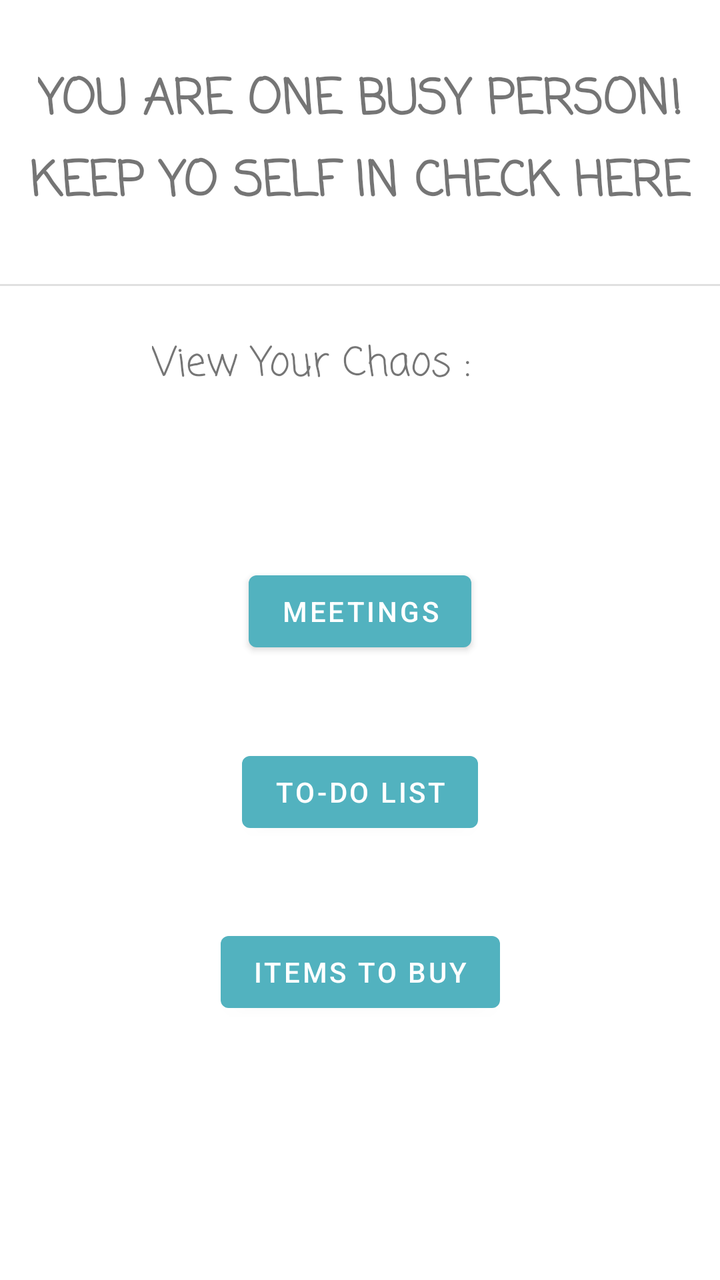
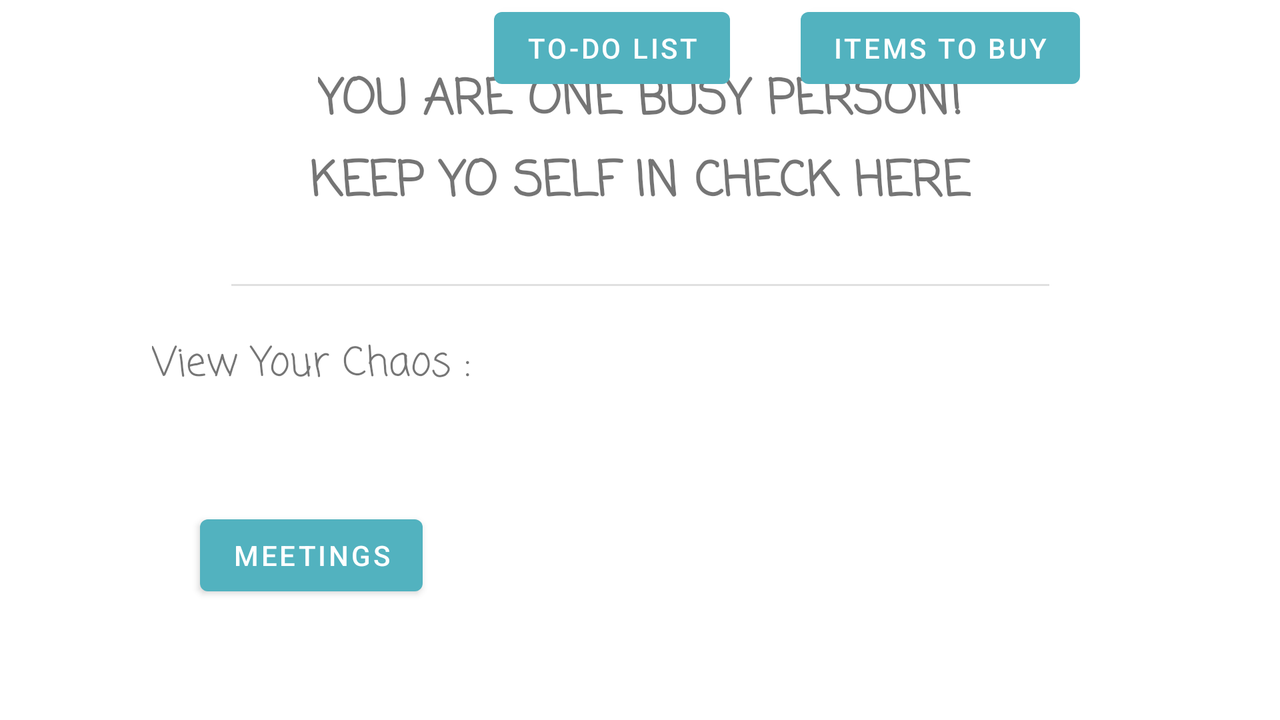

First picture: res/layout/ on a phone held upright. Second picture: the repository's own variant of that layout, on a device whose configuration matches the variant's folder. Source for both follows.
<!-- AndroidManifest.xml: application theme Theme.TestFinal -->
<!-- res/layout/activity_main.xml -->
<?xml version="1.0" encoding="utf-8"?>
<androidx.constraintlayout.widget.ConstraintLayout xmlns:android="http://schemas.android.com/apk/res/android"
    xmlns:app="http://schemas.android.com/apk/res-auto"
    xmlns:tools="http://schemas.android.com/tools"
    android:layout_width="match_parent"
    android:layout_height="match_parent"
    tools:context=".MainActivity"
    tools:ignore="OnClick">

    <TextView
        android:id="@+id/textView"
        android:layout_width="wrap_content"
        android:layout_height="wrap_content"
        android:layout_marginTop="32dp"
        android:fontFamily="casual"
        android:text="@string/Welcome"
        android:textAlignment="center"
        android:textAllCaps="true"
        android:textSize="24sp"
        android:textStyle="bold"
        android:typeface="monospace"
        app:layout_constraintLeft_toLeftOf="parent"
        app:layout_constraintRight_toRightOf="parent"
        app:layout_constraintTop_toTopOf="parent" />

    <TextView
        android:id="@+id/textView2"
        android:layout_width="wrap_content"
        android:layout_height="wrap_content"
        android:layout_marginTop="4dp"
        android:fontFamily="casual"
        android:text="@string/Welcome2"
        android:textAlignment="center"
        android:textAllCaps="true"
        android:textSize="24sp"
        android:textStyle="bold"
        android:typeface="monospace"
        app:layout_constraintLeft_toLeftOf="parent"
        app:layout_constraintRight_toRightOf="parent"
        app:layout_constraintTop_toBottomOf="@+id/textView" />

    <Button
        android:id="@+id/Meeting"
        android:layout_width="wrap_content"
        android:layout_height="wrap_content"
        android:layout_marginTop="84dp"
        android:text="Meetings"
        android:onClick="launchCreateMeeting"
        app:layout_constraintEnd_toEndOf="parent"
        app:layout_constraintStart_toStartOf="parent"
        app:layout_constraintTop_toBottomOf="@+id/textView3" />

    <Button
        android:id="@+id/Notes"
        android:layout_width="wrap_content"
        android:layout_height="wrap_content"
        android:text="To-Do List"
        app:layout_constraintBottom_toTopOf="@+id/ShoppingList"
        app:layout_constraintEnd_toEndOf="parent"
        app:layout_constraintStart_toStartOf="parent"
        app:layout_constraintTop_toBottomOf="@+id/Meeting" />

    <Button
        android:id="@+id/ShoppingList"
        android:layout_width="wrap_content"
        android:layout_height="0dp"
        android:layout_marginBottom="130dp"
        android:text="Items To Buy"
        app:layout_constraintBottom_toBottomOf="parent"
        app:layout_constraintEnd_toEndOf="parent"
        app:layout_constraintStart_toStartOf="parent" />

    <TextView
        android:id="@+id/textView3"
        android:layout_width="wrap_content"
        android:layout_height="wrap_content"
        android:layout_marginStart="76dp"
        android:layout_marginTop="24dp"
        android:fontFamily="casual"
        android:text="View Your Chaos : "
        android:textSize="20sp"
        app:layout_constraintStart_toStartOf="parent"
        app:layout_constraintTop_toBottomOf="@+id/divider" />

    <View
        android:id="@+id/divider"
        android:layout_width="409dp"
        android:layout_height="1dp"
        android:layout_marginTop="32dp"
        android:background="?android:attr/listDivider"
        app:layout_constraintEnd_toEndOf="parent"
        app:layout_constraintStart_toStartOf="parent"
        app:layout_constraintTop_toBottomOf="@+id/textView2" />
</androidx.constraintlayout.widget.ConstraintLayout>
<!-- resources referenced by this layout -->
<resources>
  <string name="Welcome">You are one busy person!</string>
  <string name="Welcome2">Keep Yo Self In Check here</string>
  <style name="Theme.TestFinal" parent="Theme.MaterialComponents.DayNight.DarkActionBar">
          
          <item name="colorPrimary">@color/sapphire</item>
          <item name="colorPrimaryVariant">@color/purple_700</item>
          <item name="colorOnPrimary">@color/white</item>
          
          <item name="colorSecondary">@color/teal_200</item>
          <item name="colorSecondaryVariant">@color/teal_700</item>
          <item name="colorOnSecondary">@color/black</item>
          
          <item name="android:statusBarColor" tools:targetApi="l">?attr/colorPrimaryVariant</item>
          
      </style>
  <color name="sapphire">#52B2BF</color>
  <color name="purple_700">#FF3700B3</color>
  <color name="white">#FFFFFFFF</color>
  <color name="teal_200">#FF03DAC5</color>
  <color name="teal_700">#FF018786</color>
  <color name="black">#FF000000</color>
</resources>
<!-- res/layout-land/activity_main.xml (the repository's variant of the layout above) -->
<!-- drawn on the phone turned sideways -->
<?xml version="1.0" encoding="utf-8"?>
<androidx.constraintlayout.widget.ConstraintLayout xmlns:android="http://schemas.android.com/apk/res/android"
    xmlns:app="http://schemas.android.com/apk/res-auto"
    xmlns:tools="http://schemas.android.com/tools"
    android:layout_width="match_parent"
    android:layout_height="match_parent"
    tools:context=".MainActivity">

    <TextView
        android:id="@+id/textView"
        android:layout_width="wrap_content"
        android:layout_height="wrap_content"
        android:layout_marginTop="32dp"
        android:fontFamily="casual"
        android:text="@string/Welcome"
        android:textAlignment="center"
        android:textAllCaps="true"
        android:textSize="24sp"
        android:textStyle="bold"
        android:typeface="monospace"
        app:layout_constraintLeft_toLeftOf="parent"
        app:layout_constraintRight_toRightOf="parent"
        app:layout_constraintTop_toTopOf="parent" />

    <TextView
        android:id="@+id/textView2"
        android:layout_width="wrap_content"
        android:layout_height="wrap_content"
        android:layout_marginTop="4dp"
        android:fontFamily="casual"
        android:text="@string/Welcome2"
        android:textAlignment="center"
        android:textAllCaps="true"
        android:textSize="24sp"
        android:textStyle="bold"
        android:typeface="monospace"
        app:layout_constraintLeft_toLeftOf="parent"
        app:layout_constraintRight_toRightOf="parent"
        app:layout_constraintTop_toBottomOf="@+id/textView" />

    <Button
        android:id="@+id/Meeting"
        android:layout_width="wrap_content"
        android:layout_height="wrap_content"
        android:layout_marginStart="100dp"
        android:layout_marginTop="56dp"
        android:text="@string/meetings"
        app:layout_constraintStart_toStartOf="parent"
        app:layout_constraintTop_toBottomOf="@+id/textView3" />

    <Button
        android:id="@+id/Notes"
        android:layout_width="wrap_content"
        android:layout_height="wrap_content"
        android:text="@string/to_do_list"
        app:layout_constraintEnd_toStartOf="@+id/ShoppingList"
        app:layout_constraintStart_toEndOf="@+id/Meeting"
        tools:layout_editor_absoluteY="253dp" />

    <Button
        android:id="@+id/ShoppingList"
        android:layout_width="wrap_content"
        android:layout_height="0dp"
        android:layout_marginEnd="100dp"
        android:text="@string/items_to_buy"
        app:layout_constraintEnd_toEndOf="parent"
        tools:layout_editor_absoluteY="253dp" />

    <TextView
        android:id="@+id/textView3"
        android:layout_width="wrap_content"
        android:layout_height="wrap_content"
        android:layout_marginStart="76dp"
        android:layout_marginTop="24dp"
        android:fontFamily="casual"
        android:text="@string/view_your_chaos"
        android:textSize="20sp"
        app:layout_constraintStart_toStartOf="parent"
        app:layout_constraintTop_toBottomOf="@+id/divider" />

    <View
        android:id="@+id/divider"
        android:layout_width="409dp"
        android:layout_height="1dp"
        android:layout_marginTop="32dp"
        android:background="?android:attr/listDivider"
        app:layout_constraintEnd_toEndOf="parent"
        app:layout_constraintStart_toStartOf="parent"
        app:layout_constraintTop_toBottomOf="@+id/textView2" />
</androidx.constraintlayout.widget.ConstraintLayout>
<!-- resources referenced by the variant -->
<!-- as the phone turned sideways resolves them -->
<resources>
  <string name="Welcome">You are one busy person!</string>
  <string name="Welcome2">Keep Yo Self In Check here</string>
  <string name="items_to_buy">Items To Buy</string>
  <string name="meetings">Meetings</string>
  <string name="to_do_list">To-Do List</string>
  <string name="view_your_chaos">View Your Chaos :</string>
  <style name="Theme.TestFinal" parent="Theme.MaterialComponents.DayNight.DarkActionBar">
          
          <item name="colorPrimary">@color/sapphire</item>
          <item name="colorPrimaryVariant">@color/purple_700</item>
          <item name="colorOnPrimary">@color/white</item>
          
          <item name="colorSecondary">@color/teal_200</item>
          <item name="colorSecondaryVariant">@color/teal_700</item>
          <item name="colorOnSecondary">@color/black</item>
          
          <item name="android:statusBarColor" tools:targetApi="l">?attr/colorPrimaryVariant</item>
          
      </style>
  <color name="sapphire">#52B2BF</color>
  <color name="purple_700">#FF3700B3</color>
  <color name="white">#FFFFFFFF</color>
  <color name="teal_200">#FF03DAC5</color>
  <color name="teal_700">#FF018786</color>
  <color name="black">#FF000000</color>
</resources>
